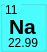
   <widget class="QGroupBox" name="groupBox_14">
    <property name="geometry">
     <rect>
      <x>2</x>
      <y>107</y>
      <width>47</width>
      <height>52</height>
     </rect>
    </property>
    <property name="autoFillBackground">
     <bool>false</bool>
    </property>
    <property name="styleSheet">
     <string notr="true">background-color: rgb(76, 255, 255);</string>
    </property>
    <property name="title">
     <string/>
    </property>
    <property name="flat">
     <bool>false</bool>
    </property>
    <widget class="QLabel" name="label_81">
     <property name="geometry">
      <rect>
       <x>5</x>
       <y>2</y>
       <width>16</width>
       <height>16</height>
      </rect>
     </property>
     <property name="text">
      <string>11</string>
     </property>
    </widget>
    <widget class="QLabel" name="label_82">
     <property name="geometry">
      <rect>
       <x>8</x>
       <y>36</y>
       <width>33</width>
       <height>13</height>
      </rect>
     </property>
     <property name="text">
      <string>22.99</string>
     </property>
    </widget>
    <widget class="QLabel" name="label_83">
     <property name="geometry">
      <rect>
       <x>9</x>
       <y>16</y>
       <width>31</width>
       <height>21</height>
      </rect>
     </property>
     <property name="font">
      <font>
       <pointsize>16</pointsize>
       <weight>75</weight>
       <bold>true</bold>
      </font>
     </property>
     <property name="text">
      <string>Na</string>
     </property>
    </widget>
   </widget>
